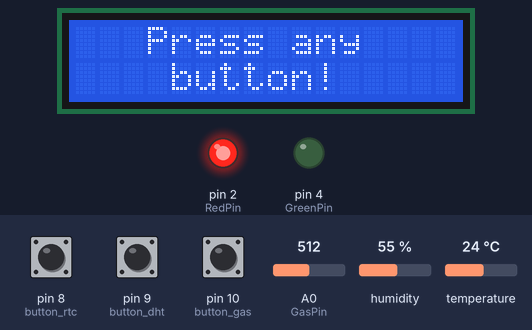
Simulated run of this sketch. Board: Arduino Uno, built with avr-gcc and run on an emulated ATmega328P. Parts: 16×2 character LCD, output pins drawn as LEDs (lit = HIGH). The inputs (shaded band) are chosen by the test bench; at power-on: pin 8 (button_rtc) HIGH, pin 9 (button_dht) HIGH, temperature 24 °C, pin 10 (button_gas) HIGH, A0 (GasPin) = 512, humidity 55 %. The local clock reads 2024-03-15 10:24:30 at power-on unless the sketch sets it.

Above: at 1.2 s.
1.3 s: pin 8 (button_rtc) pulled LOW for 1.25 s
At 3.0 s:
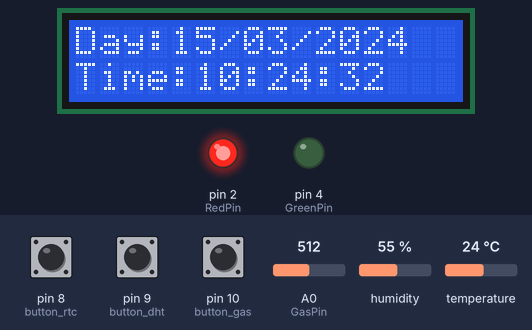
6.8 s: pin 9 (button_dht) pulled LOW for 1.25 s
At 8.6 s:
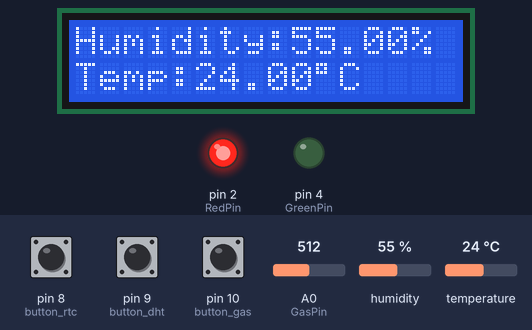
9.5 s: temperature set to 9 °C
At 11.3 s:
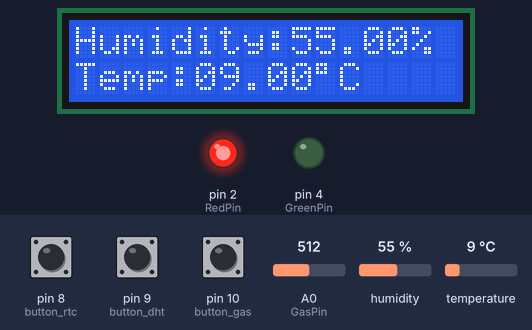
15.6 s: pin 10 (button_gas) pulled LOW for 1.25 s
At 16.0 s:
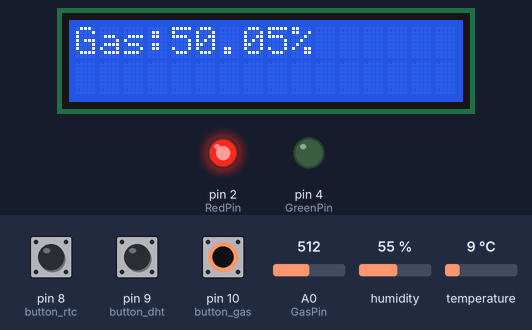
23.0 s: A0 (GasPin) set to 219
At 25.1 s:
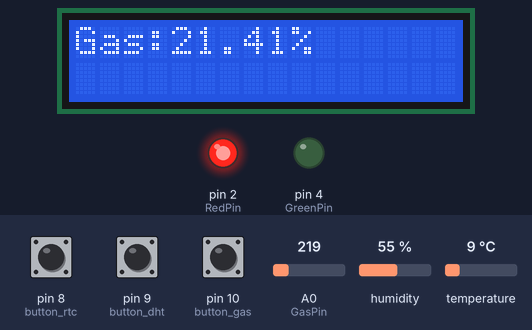
25.4 s: A0 (GasPin) set to 189
At 27.4 s:
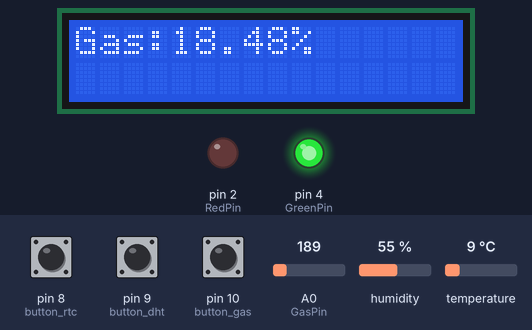
Timing chart, 0 to 28.4 s (numbered marks = the images above; inputs shaded):
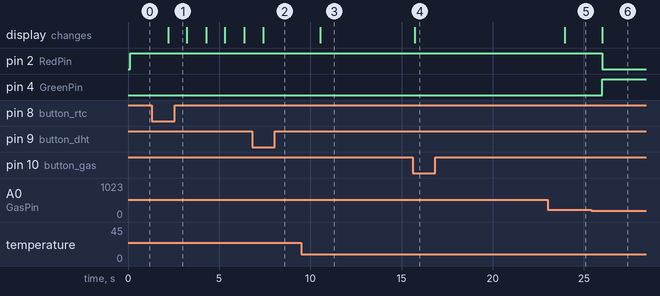

Measured:
- the behaviour switches between 205 and 204 on A0 (GasPin) (found by bisection; images 5 and 6)
- after the input at 1.3 s, the display: changes after 0.90 s (image 1)
- after the input at 6.8 s, the display: changes after 0.60 s (image 2)
- after the input at 9.5 s, the display: changes after 1.0 s (image 3)
- after the input at 15.6 s, the display: changes after 0.13 s (image 4)
- after the input at 23.0 s, the display: changes after 0.95 s (image 5)
- after the input at 25.4 s, pin 2 (RedPin): HIGH → LOW after 0.60 s; pin 4 (GreenPin): LOW → HIGH after 0.60 s; the display: changes after 0.60 s (image 6)

The sketch:

EmvSenseI2C.ino
```cpp
#include <Wire.h>
#include <LiquidCrystal_I2C.h>
#include "RTClib.h"
#include <DHT.h>
#define DHTPIN 7
#define DHTTYPE DHT11
LiquidCrystal_I2C lcd(0x27, 16, 2);
RTC_DS3231 rtc;
DHT dht(DHTPIN, DHTTYPE);

int mode=0;
int button_rtc=8;
int button_rtc_val;
int button_dht=9;
int button_dht_val;
int button_gas=10;
int button_gas_val;
int GasPin=A0;
int RedPin=2;
int GreenPin=4;
int ReadVal;
float GasVal;

void printclock(int number) //func for clock
{
  if(number<10)
  {
    lcd.print("0");
  }
  lcd.print(number);
}

void printval(float number) //func for values
{
  if(number<10)
  {
    lcd.print("0");
  }
  lcd.print(number, 2);
}

void setup()
{
  lcd.init();
  lcd.backlight();

  if (!rtc.begin())
  {
    Serial.println("Nu gasesc RTC!");
    while (1);
  }

  //rtc.adjust(DateTime(F(__DATE__), F(__TIME__)));

  dht.begin();

  pinMode(button_rtc, INPUT_PULLUP);
  pinMode(button_dht, INPUT_PULLUP);
  pinMode(button_gas, INPUT_PULLUP);
  pinMode(GasPin, INPUT);
  pinMode(RedPin, OUTPUT);
  pinMode(GreenPin, OUTPUT);
}

void loop()
{
  button_rtc_val=digitalRead(button_rtc);
  button_dht_val=digitalRead(button_dht);
  button_gas_val=digitalRead(button_gas);

  if(button_rtc_val==0)
  {
    mode=1;
  }
  else if(button_dht_val==0)
  {
    mode=2;
  }
  else if(button_gas_val==0)
  {
    mode=3;
  }

  lcd.clear();

  if(mode==0)
  {
    lcd.setCursor(0,0);
    lcd.print("   Press any");
    lcd.setCursor(0,1);
    lcd.print("    button!");
  }

  DateTime now=rtc.now();

  if(mode==1)
  {
    lcd.setCursor(0,0); //first  line for LCD
    lcd.print("Day:");
    printclock(now.day());
    lcd.print("/");
    printclock(now.month());
    lcd.print("/");
    printclock(now.year());
    lcd.setCursor(0,1); //next line
    lcd.print("Time:");
    printclock(now.hour());
    lcd.print(":");
    printclock(now.minute());
    lcd.print(":");
    printclock(now.second());
  }

  float humidity = dht.readHumidity();
  float temperature = dht.readTemperature();

  if(mode==2)
  {
    lcd.setCursor(0,0);
    lcd.print("Humidity:");
    printval(humidity);
    lcd.print("%");
    lcd.setCursor(0,1);
    lcd.print("Temp:");
    printval(temperature);
    lcd.print((char)223);
    lcd.print("C");
  }

  ReadVal=analogRead(GasPin);
  GasVal=100./1023.*ReadVal;

  if(mode==3)
  {
    lcd.setCursor(0,0);
    lcd.print("Gas:");
    printval(GasVal);
    lcd.print("%");
  }

  if(GasVal<20)
  {
    digitalWrite(GreenPin, HIGH);
    digitalWrite(RedPin, LOW);
  }
  else
  {
    digitalWrite(GreenPin, LOW);
    digitalWrite(RedPin, HIGH);
  }
  delay(1000);
}
```
